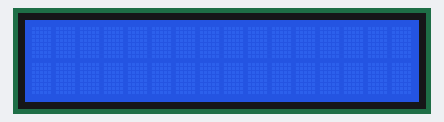
The sketch below on a simulated Arduino Uno, built with avr-gcc and run on an emulated ATmega328P. Parts: 16×2 character LCD.

Above: at 0.1 s.
At 0.6 s:
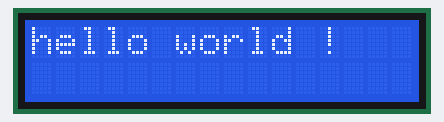

The sketch:

texte_sur_lcd.ino
```cpp
#include "LiquidCrystal.h" // ajout de la librairie

// Vérifiez les broches !
LiquidCrystal lcd(11,12,5,4,3,2); // liaison 4 bits de données

void setup()
{
   lcd.begin(16,2); // utilisation d'un écran 16 colonnes et 2 lignes
   lcd.print("hello world !"); // petit test pour vérifier que tout marche
}

void loop() {
  lcd.noDisplay();    //efface le texte
  delay(500);
  lcd.display();      //affiche le texte
  delay(500);
}
```

Measured:
- what the display in image 1 shows lasts 0.5 s, from 0.6 s to 1.1 s
